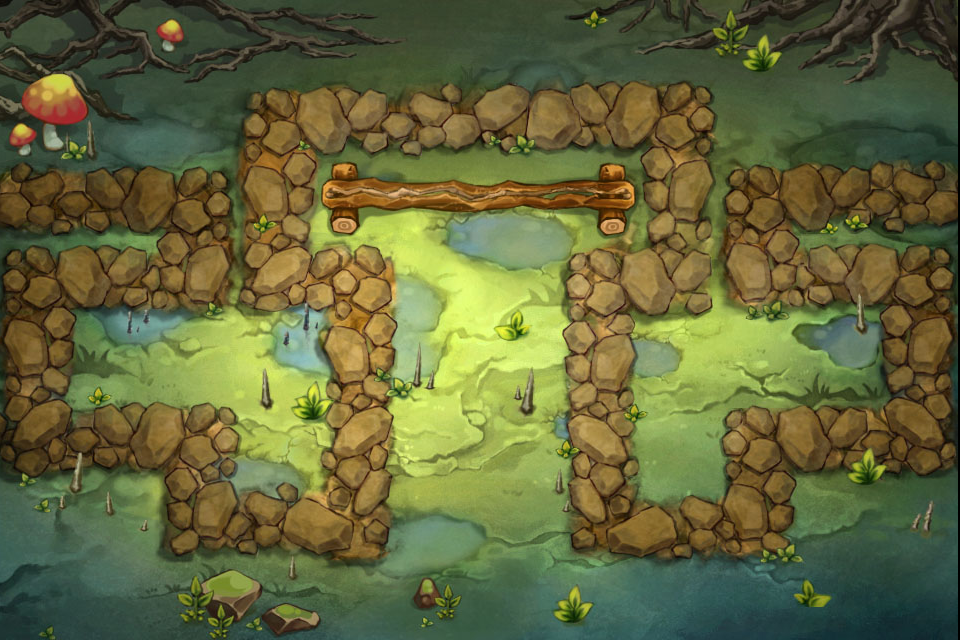

This game map was drawn from its Tiled (.tmx) file and the tilesets committed beside it. A one-line description and the trimmed map source follow:
An orthogonal 12x8 tile map with 80x80 px tiles, 1 tile layer (Background) and 5 objects (3x grass, woodhero, Stone1.png).

<map version="1.0" orientation="orthogonal" width="12" height="8" tilewidth="80" tileheight="80">
 <tileset firstgid="1" name="level4_3bg" tilewidth="80" tileheight="80">
  <tileoffset x="-2" y="0" />
  <image source="level4_3bg.jpg" width="960" height="640" />
  <tile id="13">
   <properties>
    <property name="tiletype" value="1" />
   </properties>
  </tile>
  <tile id="14">
   <properties>
    <property name="tiletype" value="1" />
   </properties>
  </tile>
  <tile id="15">
   <properties>
    <property name="tiletype" value="0" />
   </properties>
  </tile>
  <tile id="16">
   <properties>
    <property name="tiletype" value="0" />
   </properties>
  </tile>
  <tile id="17">
   <properties>
    <property name="tiletype" value="0" />
   </properties>
  </tile>
  <tile id="18">
   <properties>
    <property name="tiletype" value="0" />
   </properties>
  </tile>
  <tile id="19">
   <properties>
    <property name="tiletype" value="0" />
   </properties>
  </tile>
  <tile id="20">
   <properties>
    <property name="tiletype" value="0" />
   </properties>
  </tile>
  <tile id="21">
   <properties>
    <property name="tiletype" value="1" />
   </properties>
  </tile>
  <tile id="22">
   <properties>
    <property name="tiletype" value="1" />
   </properties>
  </tile>
  <tile id="23">
   <properties>
    <property name="tiletype" value="1" />
   </properties>
  </tile>
  <tile id="24">
   <properties>
    <property name="tiletype" value="0" />
   </properties>
  </tile>
  <tile id="25">
   <properties>
    <property name="tiletype" value="0" />
   </properties>
  </tile>
  <tile id="26">
   <properties>
    <property name="tiletype" value="0" />
   </properties>
  </tile>
  <tile id="27">
   <properties>
    <property name="tiletype" value="0" />
   </properties>
  </tile>
  <tile id="28">
   <properties>
    <property name="tiletype" value="2" />
   </properties>
  </tile>
  <tile id="29">
   <properties>
    <property name="tiletype" value="2" />
   </properties>
  </tile>
  <tile id="30">
   <properties>
    <property name="tiletype" value="2" />
   </properties>
  </tile>
  <tile id="31">
   <properties>
    <property name="tiletype" value="2" />
   </properties>
  </tile>
  <tile id="32">
   <properties>
    <property name="tiletype" value="0" />
   </properties>
  </tile>
  <tile id="33">
   <properties>
    <property name="tiletype" value="0" />
   </properties>
  </tile>
  <tile id="34">
   <properties>
    <property name="tiletype" value="0" />
   </properties>
  </tile>
  <tile id="35">
   <properties>
    <property name="tiletype" value="0" />
   </properties>
  </tile>
  <tile id="36">
   <properties>
    <property name="tiletype" value="0" />
   </properties>
  </tile>
  <tile id="37">
   <properties>
    <property name="tiletype" value="0" />
   </properties>
  </tile>
  <tile id="38">
   <properties>
    <property name="tiletype" value="0" />
   </properties>
  </tile>
  <tile id="39">
   <properties>
    <property name="tiletype" value="0" />
   </properties>
  </tile>
  <tile id="40">
   <properties>
    <property name="tiletype" value="0" />
   </properties>
  </tile>
  <tile id="41">
   <properties>
    <property name="tiletype" value="1" />
   </properties>
  </tile>
  <tile id="42">
   <properties>
    <property name="tiletype" value="1" />
   </properties>
  </tile>
  <tile id="43">
   <properties>
    <property name="tiletype" value="0" />
   </properties>
  </tile>
  <tile id="44">
   <properties>
    <property name="tiletype" value="0" />
   </properties>
  </tile>
  <tile id="45">
   <properties>
    <property name="tiletype" value="0" />
   </properties>
  </tile>
  <tile id="46">
   <properties>
    <property name="tiletype" value="0" />
   </properties>
  </tile>
  <tile id="47">
   <properties>
    <property name="tiletype" value="0" />
   </properties>
  </tile>
  <tile id="48">
   <properties>
    <property name="tiletype" value="0" />
   </properties>
  </tile>
  <tile id="49">
   <properties>
    <property name="tiletype" value="1" />
   </properties>
  </tile>
  <tile id="50">
   <properties>
    <property name="tiletype" value="1" />
   </properties>
  </tile>
  <tile id="51">
   <properties>
    <property name="tiletype" value="1" />
   </properties>
  </tile>
  <tile id="52">
   <properties>
    <property name="tiletype" value="0" />
   </properties>
  </tile>
  <tile id="53">
   <properties>
    <property name="tiletype" value="1" />
   </properties>
  </tile>
  <tile id="54">
   <properties>
    <property name="tiletype" value="1" />
   </properties>
  </tile>
  <tile id="55">
   <properties>
    <property name="tiletype" value="0" />
   </properties>
  </tile>
  <tile id="56">
   <properties>
    <property name="tiletype" value="1" />
   </properties>
  </tile>
  <tile id="57">
   <properties>
    <property name="tiletype" value="1" />
   </properties>
  </tile>
  <tile id="58">
   <properties>
    <property name="tiletype" value="1" />
   </properties>
  </tile>
  <tile id="59">
   <properties>
    <property name="tiletype" value="0" />
   </properties>
  </tile>
  <tile id="60">
   <properties>
    <property name="tiletype" value="0" />
   </properties>
  </tile>
  <tile id="61">
   <properties>
    <property name="tiletype" value="0" />
   </properties>
  </tile>
  <tile id="62">
   <properties>
    <property name="tiletype" value="0" />
   </properties>
  </tile>
  <tile id="63">
   <properties>
    <property name="tiletype" value="1" />
   </properties>
  </tile>
  <tile id="64">
   <properties>
    <property name="tiletype" value="0" />
   </properties>
  </tile>
  <tile id="65">
   <properties>
    <property name="tiletype" value="1" />
   </properties>
  </tile>
  <tile id="66">
   <properties>
    <property name="tiletype" value="1" />
   </properties>
  </tile>
  <tile id="67">
   <properties>
    <property name="tiletype" value="0" />
   </properties>
  </tile>
  <tile id="68">
   <properties>
    <property name="tiletype" value="1" />
   </properties>
  </tile>
  <tile id="69">
   <properties>
    <property name="tiletype" value="0" />
   </properties>
  </tile>
  <tile id="70">
   <properties>
    <property name="tiletype" value="0" />
   </properties>
  </tile>
  <tile id="71">
   <properties>
    <property name="tiletype" value="0" />
   </properties>
  </tile>
  <tile id="72">
   <properties>
    <property name="tiletype" value="1" />
   </properties>
  </tile>
  <tile id="73">
   <properties>
    <property name="tiletype" value="1" />
   </properties>
  </tile>
  <tile id="74">
   <properties>
    <property name="tiletype" value="0" />
   </properties>
  </tile>
  <tile id="75">
   <properties>
    <property name="tiletype" value="0" />
   </properties>
  </tile>
  <tile id="76">
   <properties>
    <property name="tiletype" value="0" />
   </properties>
  </tile>
  <tile id="77">
   <properties>
    <property name="tiletype" value="1" />
   </properties>
  </tile>
  <tile id="78">
   <properties>
    <property name="tiletype" value="1" />
   </properties>
  </tile>
  <tile id="79">
   <properties>
    <property name="tiletype" value="0" />
   </properties>
  </tile>
  <tile id="80">
   <properties>
    <property name="tiletype" value="0" />
   </properties>
  </tile>
  <tile id="81">
   <properties>
    <property name="tiletype" value="0" />
   </properties>
  </tile>
  <tile id="82">
   <properties>
    <property name="tiletype" value="1" />
   </properties>
  </tile>
  <tile id="83">
   <properties>
    <property name="tiletype" value="1" />
   </properties>
  </tile>
 </tileset>
 <layer name="Background" width="12" height="8">
  <data>[96 cells, 96 non-empty, 96 distinct tile ids]</data>
 </layer>
 <objectgroup name="Objects" width="12" height="8">
  <object name="woodhero" x="516" y="194" />
  <object name="grass" x="127" y="634" />
  <object name="grass" x="366" y="606" />
  <object name="grass" x="696" y="641" />
  <object name="Stone1.png" x="761" y="565" />
 </objectgroup>
</map>
